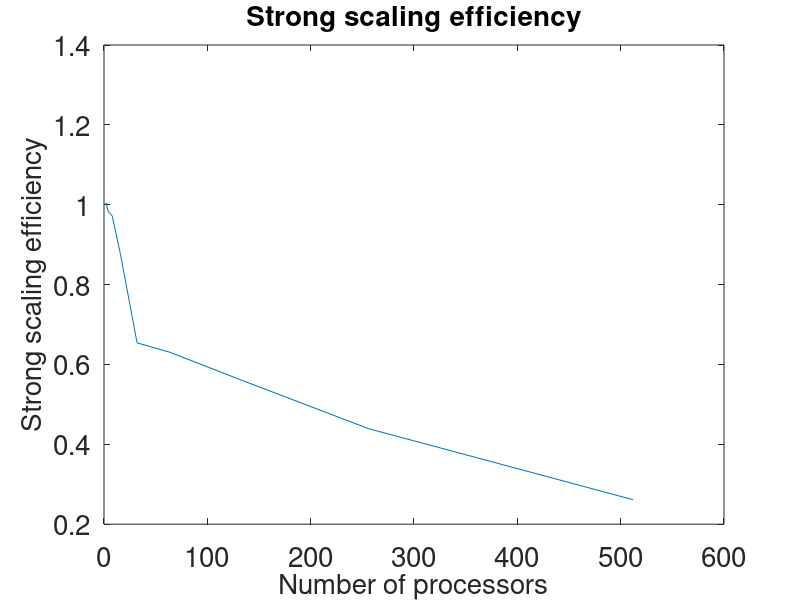

Write MATLAB code to recreate this figure.
cpus = 2.^linspace(0,9,10);
eta = [1.0, 1.0044659825161535, 0.98353181987346483, 0.97159926470588232, 0.87508278145695362, 0.65414603960396045, 0.63042700381679384, 0.56565710616438358, 0.43928690159574468, 0.26134790348101267];
plot(cpus,eta);

fontsize = 20;
hax = gca;
set(hax, 'fontsize',fontsize ...
    );
xlabel('Number of processors',...
    'fontsize',fontsize...
    );
ylabel('Strong scaling efficiency',...
    'fontsize',fontsize ...
    );
title('Strong scaling efficiency',...
    'fontsize',fontsize ...
    );